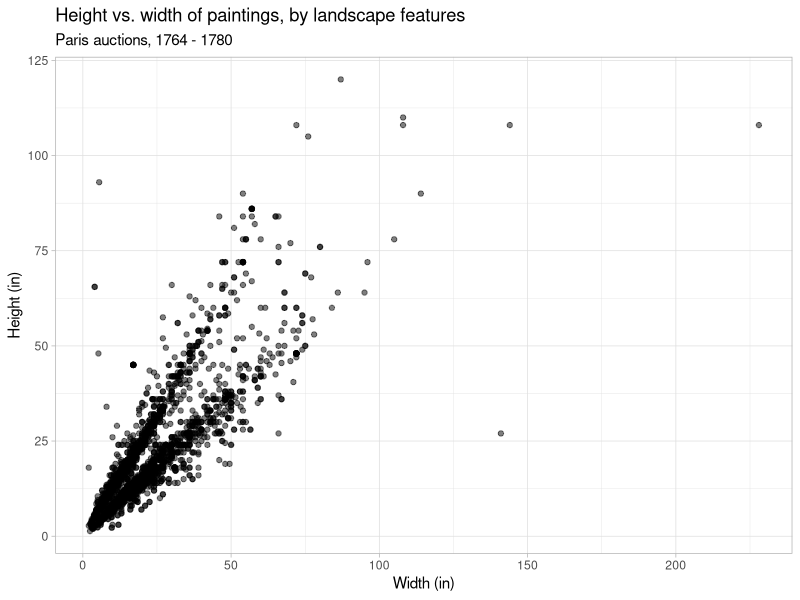
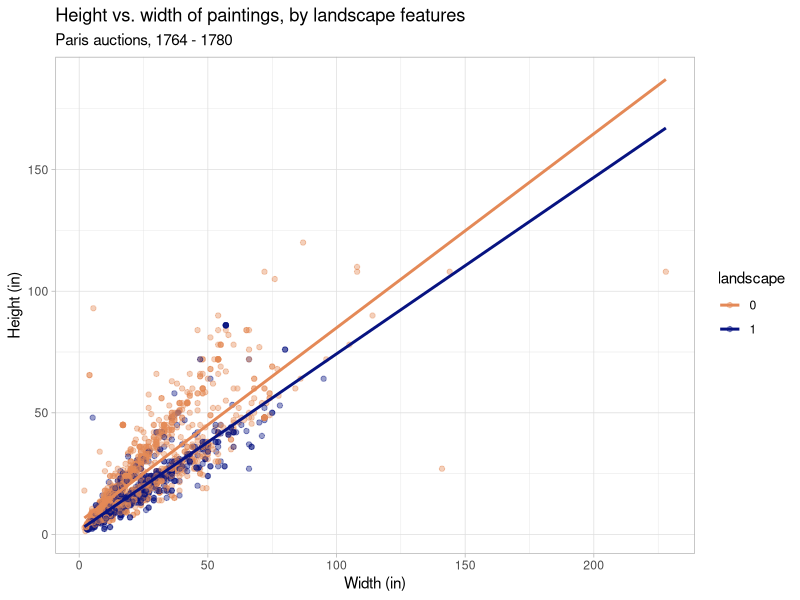
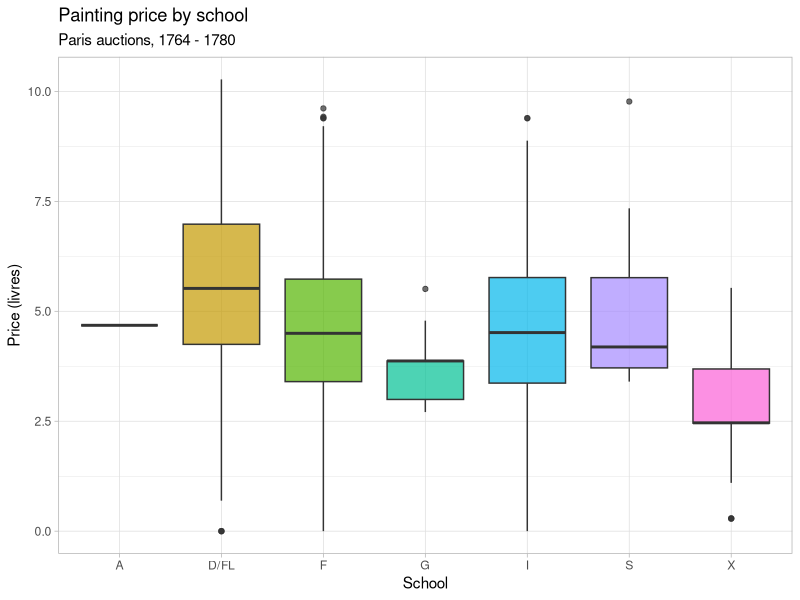

Write the R code that produced these figures, in order.
## ---- chunk 1
library(tidyverse)
library(skimr)
## ---- chunk 2
pp <- read_csv("paris-paintings.csv")
## ---- chunk 3

## ---- chunk 4
ggplot(pp, aes(x = Width_in, y = Height_in)) +
  geom_point(alpha = 0.5) +
  labs(x = "Width (in)", y = "Height (in)",
       title = "Height vs. width of paintings, by landscape features",
    subtitle = "Paris auctions, 1764 - 1780") +
  theme_light()
## ---- chunk 5
ggplot(pp, aes(x = Width_in, y = Height_in, color = factor(landsALL))) +
  geom_point(alpha = 0.4) +
  geom_smooth(method = "lm", se = FALSE, fullrange = TRUE) +
  labs(
    title = "Height vs. width of paintings, by landscape features",
    subtitle = "Paris auctions, 1764 - 1780",
    x = "Width (in)",
    y = "Height (in)",
    color = "landscape"
  ) +
  scale_color_manual(values = c("#E48957", "#071381")) +
  theme_light()
## ---- chunk 6

## ---- chunk 7
ggplot(pp, aes(x = school_pntg, y = logprice, fill = school_pntg)) +
  geom_boxplot(alpha = 0.7) +
  labs(x = "School", y = "Price (livres)",
       title = "Painting price by school",
       subtitle = "Paris auctions, 1764 - 1780") +
  theme_light() +
  theme(legend.position = "none")
## ---- chunk 8

